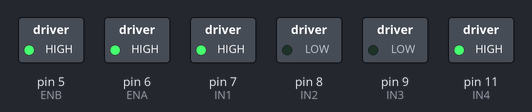
The sketch below on a simulated Arduino Uno, built with avr-gcc and run on an emulated ATmega328P. Shown: switched loads named in the sketch (green lamp = pin HIGH).

Above: at 0.5 s.
At 1.5 s:
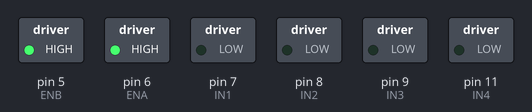
At 2.5 s:
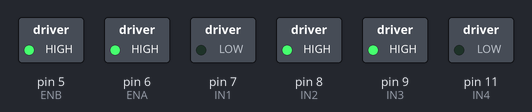
At 3.5 s:
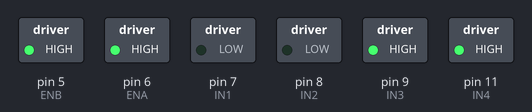
Timing chart, 0 to 5.2 s (numbered marks = the images above):
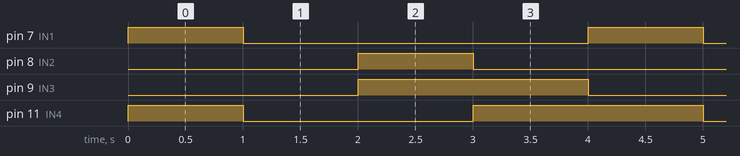

Measured:
- by itself, pin 7 (IN1), pin 8 (IN2): alternates HIGH for 1.0 s and LOW for 3.0 s
- by itself, pin 9 (IN3): alternates HIGH for 2.0 s and LOW for 2.0 s
- by itself, pin 11 (IN4): repeats every 4.0 s: LOW 2.0 s, HIGH 2.0 s

The sketch:

forward_back.ino
```cpp
//www.elegoo.com

//    Left motor truth table
//  ENA         IN1               IN2         Description
//  LOW   Not Applicable    Not Applicable    Motor is off
//  HIGH        LOW               LOW         Motor is stopped (brakes)
//  HIGH        HIGH              LOW         Motor is on and turning forwards
//  HIGH        LOW               HIGH        Motor is on and turning backwards
//  HIGH        HIGH              HIGH        Motor is stopped (brakes)

//    Right motor truth table
//  ENB         IN3             IN4         Description
//  LOW   Not Applicable   Not Applicable   Motor is off
//  HIGH        LOW             LOW         Motor is stopped (brakes)
//  HIGH        LOW             HIGH        Motor is on and turning forwards
//  HIGH        HIGH            LOW         Motor is on and turning backwards
//  HIGH        HIGH            HIGH        Motor is stopped (brakes)

//    The direction of the car's movement
//  Left motor    Right motor     Description
//  stop(off)     stop(off)       Car is stopped
//  forward       forward         Car is running forwards
//  forward       backward        Car is turning right
//  backward      forward         Car is turning left
//  backward      backward        Car is running backwards

//define the L298n IO pin
#define ENB 5
#define IN1 7
#define IN2 8
#define IN3 9
#define IN4 11
#define ENA 6

void setup() {
  pinMode(ENB, OUTPUT);
  pinMode(IN1, OUTPUT);
  pinMode(IN2, OUTPUT);
  pinMode(IN3, OUTPUT);
  pinMode(IN4, OUTPUT);
  pinMode(ENA, OUTPUT);
  digitalWrite(ENA, HIGH);
  digitalWrite(ENB, HIGH);
}
void loop() {
  digitalWrite(IN1, HIGH);
  digitalWrite(IN2, LOW);
  digitalWrite(IN3, LOW);
  digitalWrite(IN4, HIGH);  //go forward
  delay(1000);
  digitalWrite(IN1, LOW);
  digitalWrite(IN2, LOW);
  digitalWrite(IN3, LOW);
  digitalWrite(IN4, LOW);   //stop
  delay(1000);
  digitalWrite(IN1, LOW);
  digitalWrite(IN2, HIGH);
  digitalWrite(IN3, HIGH);
  digitalWrite(IN4, LOW);   //go back
  delay(1000);
  digitalWrite(IN1, LOW);
  digitalWrite(IN2, LOW);
  digitalWrite(IN3, HIGH);
  digitalWrite(IN4, HIGH);  //stop
  delay(1000);
}
```
